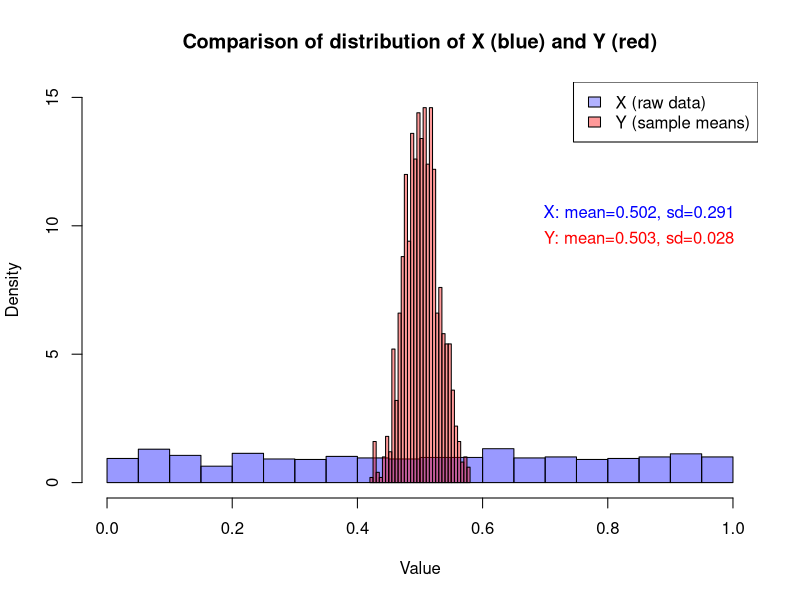

Generate this figure with R:
set.seed(2160)

# vector x, dim : (1000 x 1), values from a uniform distribution between 0 and 1
x <- runif(1000, min = 0, max = 1)

# vector y, dim : (1000 x 1), values from the mean of x
y <- numeric(1000)
for (i in 1:1000) {
  r_sample <- sample(x, size = 100, replace = FALSE)
  y[i] <- mean(r_sample)
}

# compute stats
mean_x <- mean(x); sd_x <- sd(x)
mean_y <- mean(y); sd_y <- sd(y)

# plot histograms
hist(x, breaks = 30, probability = TRUE, col = rgb(0,0,1,0.4),
     main = "Comparison of distribution of X (blue) and Y (red)", xlab = "Value", ylim = c(0, 15))
hist(y, breaks = 30, probability = TRUE, col = rgb(1,0,0,0.4), add = TRUE)

# legend
legend("topright", legend = c("X (raw data)", "Y (sample means)"),
       fill = c(rgb(0,0,1,0.3), rgb(1,0,0,0.4)))

# add mean and sd text to plot
text(0.85, 10.5, paste0("X: mean=", round(mean_x,3), ", sd=", round(sd_x,3)), col = "blue")
text(0.85, 9.5, paste0("Y: mean=", round(mean_y,3), ", sd=", round(sd_y,3)), col = "red")
